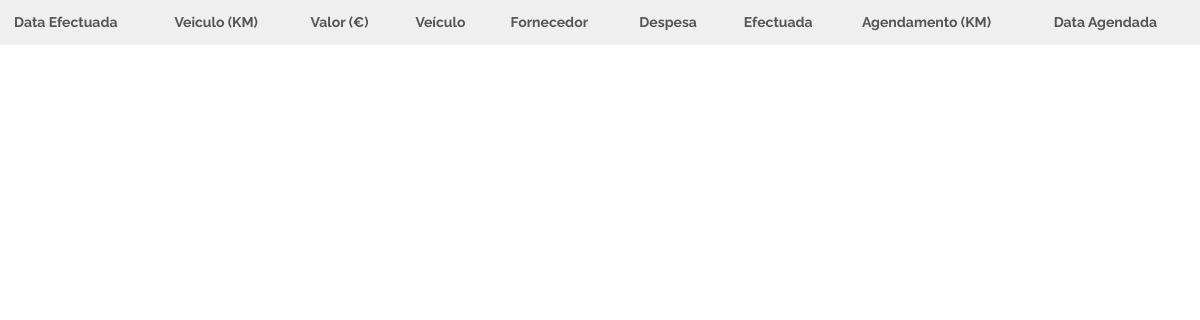
/Agenda.php (signed in), run on an earlier commit of the app's database.
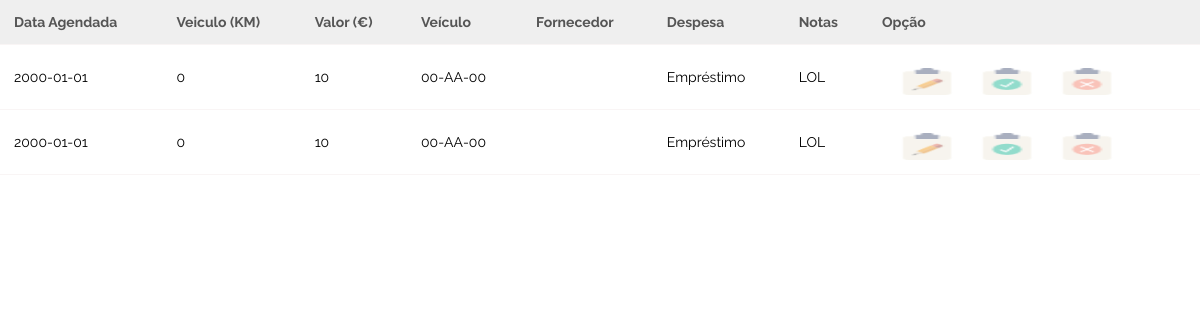
And on a later commit of the database.
### tables this page shows
CREATE TABLE `despesas` (
  `CodDesp` int(11) NOT NULL auto_increment,
  `Data_Efetuada` date default '2000-01-01',
  `Veiculo_Km` int(11) default '0',
  `Valor` int(11) default '0',
  `Nota` varchar(500) default ' ',
  `codVei` int(11) default NULL,
  `codForn` int(11) default NULL,
  `CodUser` int(11) default NULL,
  `CodTipoD` int(11) default NULL,
  `Data_Agendada` date default '2000-01-01',
  `Efetuada` varchar(45) default 'Nao',
  `Veiculo_Km_Agendado` int(11) default '0',
  `LembrarPor` varchar(45) default 'Nada',
  PRIMARY KEY  (`CodDesp`),
  KEY `codVei` (`codVei`),
  KEY `codForn` (`codForn`),
  KEY `CodUser` (`CodUser`),
  KEY `CodTipoD` (`CodTipoD`),
  CONSTRAINT `despesas_ibfk_1` FOREIGN KEY (`codVei`) REFERENCES `veiculos` (`codVei`),
  CONSTRAINT `despesas_ibfk_2` FOREIGN KEY (`codForn`) REFERENCES `fornecedores` (`CodForn`),
  CONSTRAINT `despesas_ibfk_3` FOREIGN KEY (`CodUser`) REFERENCES `utilizador` (`CodUser`),
  CONSTRAINT `despesas_ibfk_4` FOREIGN KEY (`CodTipoD`) REFERENCES `tipodesp` (`CodTipoD`)
);

CREATE TABLE `veiculos` (
  `codVei` int(11) NOT NULL auto_increment,
  `Matricula` varchar(50) default NULL,
  `Marca` varchar(50) default NULL,
  `Modelo` varchar(50) default NULL,
  `cor` varchar(50) default NULL,
  `Ano` int(11) default NULL,
  `CodTipoC` int(11) default NULL,
  `CodTipoV` int(11) default NULL,
  PRIMARY KEY  (`codVei`),
  KEY `CodTipoC` (`CodTipoC`),
  KEY `CodTipoV` (`CodTipoV`),
  CONSTRAINT `veiculos_ibfk_1` FOREIGN KEY (`CodTipoC`) REFERENCES `tipocom` (`CodTipoC`),
  CONSTRAINT `veiculos_ibfk_2` FOREIGN KEY (`CodTipoV`) REFERENCES `tipovei` (`CodTipoV`)
);

CREATE TABLE `tipodesp` (
  `CodTipoD` int(11) NOT NULL auto_increment,
  `nome` varchar(50) default NULL,
  PRIMARY KEY  (`CodTipoD`)
);

### WEB/Agenda.php (the view, shortened to what this page needs)
<html>
  <head>
	<link rel="stylesheet" href="style.css" type="text/css" />
	</head>
<body>
<?php
$link = mysqli_connect("localhost", "root", "", "frotas");
$sql = "SELECT * from despesas, veiculos, fornecedores, utilizador, tipodesp WHERE Efetuada='Nao' and despesas.codVei=veiculos.codVei AND despesas.codForn=fornecedores.CodForn and despesas.CodUser=utilizador.CodUser and despesas.CodTipoD=tipodesp.CodTipoD and utilizador.CodUser=".$_SESSION['user'] . " ORDER BY CodDesp DESC LIMIT 2 ";
if($result = mysqli_query($link, $sql)){
    if(mysqli_num_rows($result) > 0){
        echo "<table>";
            echo "<tr>";
				echo "<th>Data Agendada</th>";
                echo "<th>Veiculo (KM)</th>";
                echo "<th>Valor (€)</th>";
				echo "<th>Veículo</th>";
				echo "<th>Fornecedor</th>";
				echo "<th>Despesa</th>";
				echo "<th>Notas</th>";
				echo "<th>Opção</th>";
            echo "</tr>";
        while($row = mysqli_fetch_array($result)){
            echo "<tr>";
				echo "<td>" . $row['Data_Agendada'] . "</td>";
                echo "<td>" . $row['Veiculo_Km_Agendado'] . "</td>";
                echo "<td>" . $row['Valor'] . "</td>";
                echo "<td>" . $row['Matricula'] . "</td>";
				echo "<td>" . $row['nomef'] . "</td>";
				echo "<td>" . $row['nome'] . "</td>";
				echo "<td>" . $row['Nota'] . "</td>";
				echo "<td>" . "<a href='edit.php?id=".$row['CodDesp']."' target='_blank'><img title='Editar Despesa Agendada' src='logos/edit.png' class='imgg' /></a>" . "<a href='done.php?id=".$row['CodDesp']."' target='_blank'><img title='Marcar Como Efetuado' src='logos/done.png' class='imgg' /></a>" . "<a href='delete.php?id=".$row['CodDesp']."' target='_blank'><img title='Remover' src='logos/delete.png' class='imgg' /></a>" . "</td>";
            echo "</tr>";
        }
    } else{
                echo "<table>";
            echo "<tr>";
                echo "<th>Data Efectuada</th>";
                echo "<th>Veiculo (KM)</th>";
                echo "<th>Valor (€)</th>";
				echo "<th>Veículo</th>";
				echo "<th>Fornecedor</th>";
				echo "<th>Despesa</th>";
				echo "<th>Efectuada</th>";
				echo "<th>Agendamento (KM)</th>";
				echo "<th>Data Agendada</th>";
            echo "</tr>";
    }
} else{
    echo "ERROR: Could not able to execute $sql. " . mysqli_error($link);
}
?>
</body>
</html>

What changed in the data, as far as the page shows it:
added despesas: Data_Agendada "2000-01-01", Veiculo_Km_Agendado "0", Valor "10", codVei.Matricula "00-AA-00", CodTipoD.nome "Empréstimo", Nota "LOL"
added despesas: Data_Agendada "2000-01-01", Veiculo_Km_Agendado "0", Valor "10", codVei.Matricula "00-AA-00", CodTipoD.nome "Empréstimo", Nota "LOL"
Also different on the page:
text no longer shown: "Data Efectuada Efectuada Agendamento (KM)"
text now shown: "Notas Opção"
